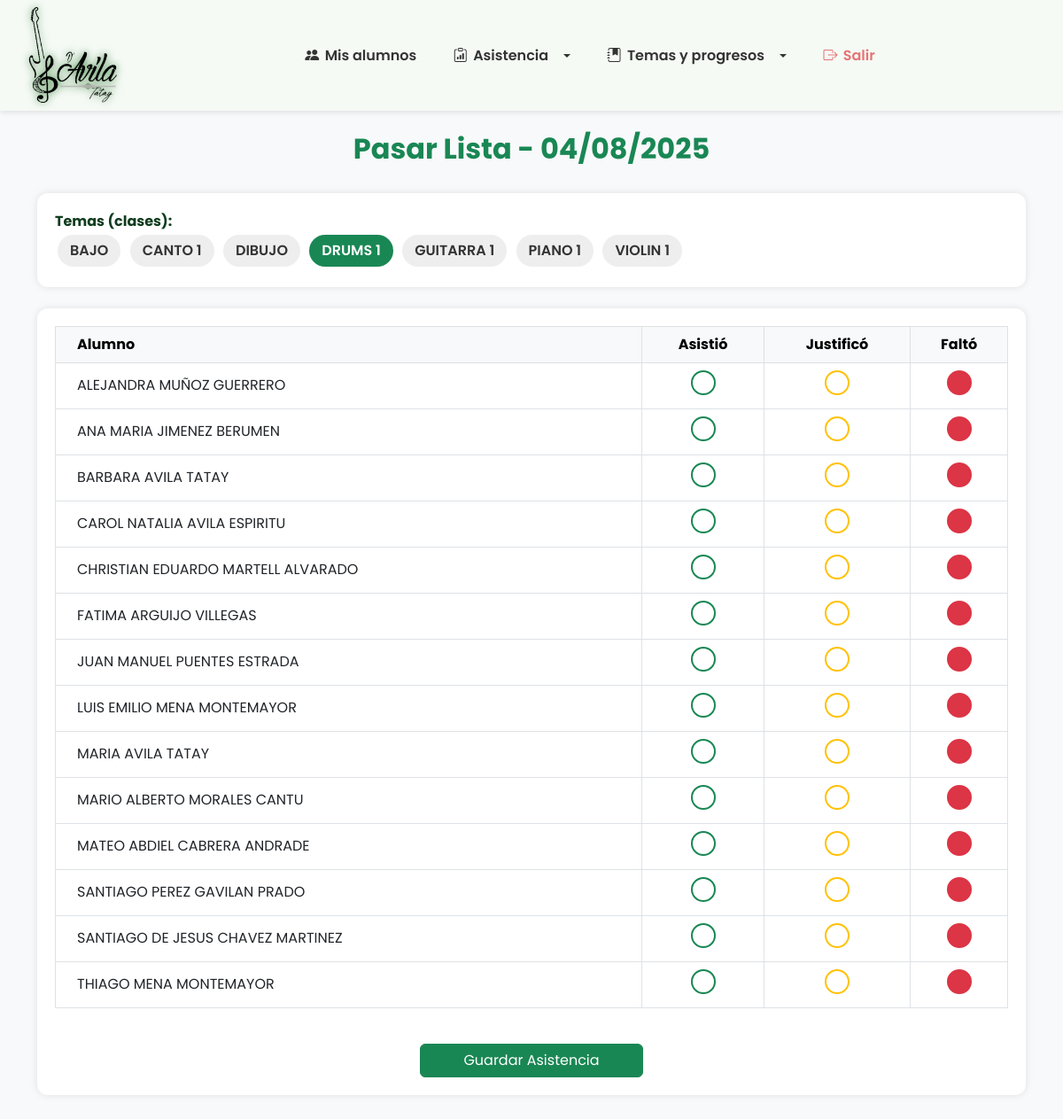
The page /pasar_lista.php?tema_id=2 on the database as committed earlier.
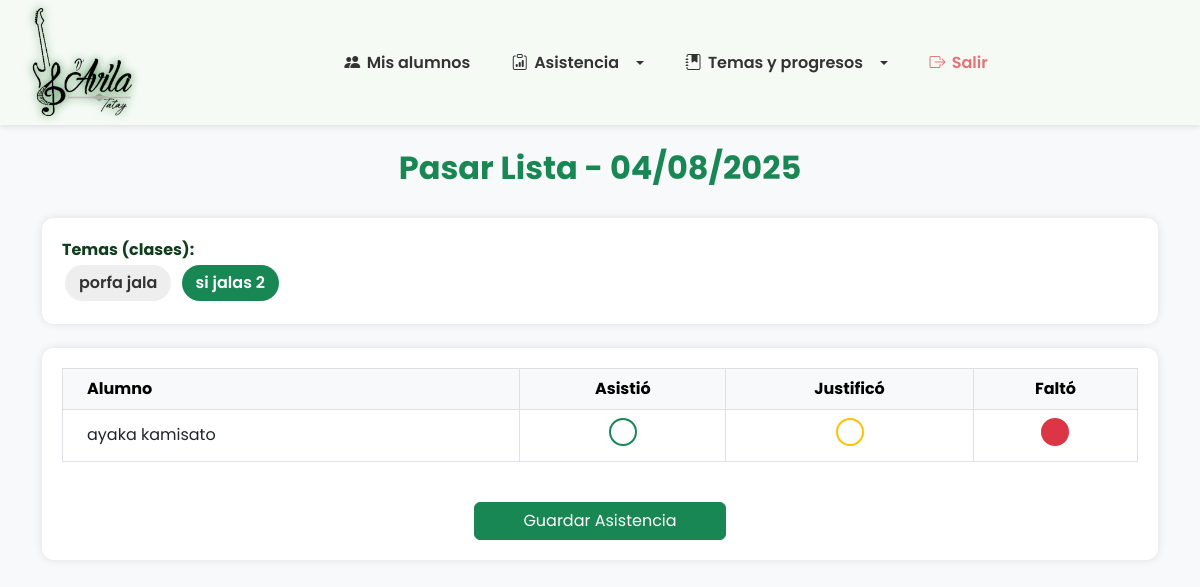
The same page on the database as committed later.
### tables this page shows
CREATE TABLE `alumnos` (
  `curp` varchar(18) NOT NULL,
  `nombre` varchar(50) NOT NULL,
  `apellidos` varchar(100) NOT NULL,
  `nombre_tutor` varchar(100) DEFAULT NULL,
  `fecha_nacimiento` date NOT NULL,
  `telefono` varchar(15) DEFAULT NULL,
  `mensualidad` decimal(10,2) NOT NULL DEFAULT 0.00,
  `activo` tinyint(1) DEFAULT 1,
  `fecha_registro` timestamp NOT NULL DEFAULT current_timestamp(),
  PRIMARY KEY (`curp`)
);

### pasar_lista.php (the view, shortened to what this page needs)
<?php
require_once __DIR__ . '/includes/bd.php';
$result = $conexion->query("SELECT id, nombre FROM temas ORDER BY nombre");
$temas = [];
while ($row = $result->fetch_assoc()) {
    $temas[$row['id']] = $row['nombre'];
}
$temasConListaHoy = [];
$temaSeleccionado = isset($_GET['tema_id']) ? intval($_GET['tema_id']) : 0;
$alumnos = [];
if ($temaSeleccionado > 0) {
    $stmt = $conexion->prepare("
        SELECT a.curp, a.nombre, a.apellidos
        FROM alumnos_tema at
        INNER JOIN alumnos a ON at.curp = a.curp
        WHERE at.tema_id = ? AND a.activo = 1
        ORDER BY a.nombre, a.apellidos
    ");
    $stmt->bind_param("i", $temaSeleccionado);
    $stmt->execute();
    $res = $stmt->get_result();
    while ($fila = $res->fetch_assoc()) {
        $alumnos[$fila['curp']] = $fila;
    }
}
?>
<!DOCTYPE html>
<html lang="es">
<head>
    <link href="https://cdn.jsdelivr.net/npm/bootstrap@5.3.0/dist/css/bootstrap.min.css" rel="stylesheet" />
</head>
<body>
<?php include 'navbar.php'; ?>
<main class="container py-4">
    <h2>Pasar Lista - <?= date('d/m/Y') ?></h2>
    <div class="mb-4 section-box">
        <strong>Temas (clases):</strong><br>
        <?php foreach ($temas as $id => $nombre): ?>
            <a href="?tema_id=<?= $id ?>"
               class="tema-opcion <?= ($id === $temaSeleccionado ? 'activo' : '') ?> <?= in_array($id, $temasConListaHoy) ? 'lista-pasada' : '' ?>">
                <?= htmlspecialchars($nombre) ?> <?= in_array($id, $temasConListaHoy) ? '✅' : '' ?>
            </a>
        <?php endforeach; ?>
    </div>
    <?php if ($temaSeleccionado > 0): ?>
        <div class="section-box">
            <?php if (empty($alumnos)): ?>
                <div class="alert alert-info text-center">No hay alumnos activos asignados a este tema.</div>
            <?php else: ?>
                <form method="POST">
                    <div class="table-responsive">
                        <table class="table table-bordered align-middle text-center">
                            <thead class="table-light">
                                <tr>
                                    <th class="text-start ps-4">Alumno</th>
                                    <th>Asistió</th>
                                    <th>Justificó</th>
                                    <th>Faltó</th>
                                </tr>
                            </thead>
                            <tbody>
                                <?php foreach ($alumnos as $curp => $alumno):
                                    $estado = $asistenciaHoy[$curp] ?? 'falto'; ?>
                                    <tr>
                                        <td class="text-start ps-4"><?= htmlspecialchars($alumno['nombre'] . ' ' . $alumno['apellidos']) ?></td>
                                        <td class="status-radio status-asistio">
                                            <label for="a_<?= $curp ?>"></label>
                                        </td>
                                        <td class="status-radio status-justifico">
                                            <label for="j_<?= $curp ?>"></label>
                                        </td>
                                        <td class="status-radio status-falto">
                                            <label for="f_<?= $curp ?>"></label>
                                        </td>
                                    </tr>
                                <?php endforeach; ?>
                            </tbody>
                        </table>
                    </div>
                    <button type="submit" class="btn btn-success mt-4 px-5 d-block mx-auto">Guardar Asistencia</button>
                </form>
            <?php endif; ?>
        </div>
    <?php endif; ?>
</main>
</body>
</html>

Rows that differ between the two databases and show on the page:
removed alumnos: nombre+apellidos "ALEJANDRA MUÑOZ GUERRERO"
removed alumnos: nombre+apellidos "ANA MARIA JIMENEZ BERUMEN"
removed alumnos: nombre+apellidos "BARBARA AVILA TATAY"
removed alumnos: nombre+apellidos "CAROL NATALIA AVILA ESPIRITU"
removed alumnos: nombre+apellidos "CHRISTIAN EDUARDO MARTELL ALVARADO"
removed alumnos: nombre+apellidos "FATIMA ARGUIJO VILLEGAS"
removed alumnos: nombre+apellidos "JUAN MANUEL PUENTES ESTRADA"
removed alumnos: nombre+apellidos "LUIS EMILIO MENA MONTEMAYOR"
removed alumnos: nombre+apellidos "MARIA AVILA TATAY"
removed alumnos: nombre+apellidos "MARIO ALBERTO MORALES CANTU"
removed alumnos: nombre+apellidos "MATEO ABDIEL CABRERA ANDRADE"
removed alumnos: nombre+apellidos "SANTIAGO PEREZ GAVILAN PRADO"
removed alumnos: nombre+apellidos "SANTIAGO DE JESUS CHAVEZ MARTINEZ"
removed alumnos: nombre+apellidos "THIAGO MENA MONTEMAYOR"
added alumnos: nombre+apellidos "ayaka kamisato"
Other text that changed with them:
new list line: "porfa jala"
new list line: "si jalas 2"
list line gone: "BAJO"
list line gone: "CANTO 1"
list line gone: "DIBUJO"
list line gone: "DRUMS 1"
list line gone: "GUITARRA 1"
list line gone: "PIANO 1"
list line gone: "VIOLIN 1"
